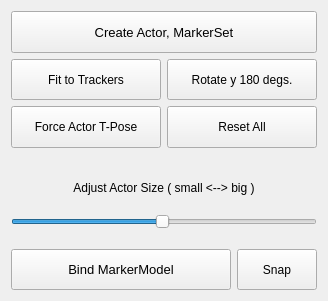
<?xml version="1.0" encoding="UTF-8"?>
<ui version="4.0">
 <class>toolWidget</class>
 <widget class="QWidget" name="toolWidget">
  <property name="geometry">
   <rect>
    <x>0</x>
    <y>0</y>
    <width>328</width>
    <height>301</height>
   </rect>
  </property>
  <property name="windowTitle">
   <string>Form</string>
  </property>
  <layout class="QVBoxLayout" name="verticalLayout_2">
   <item>
    <layout class="QVBoxLayout" name="verticalLayout">
     <item>
      <widget class="QPushButton" name="CreateButton">
       <property name="enabled">
        <bool>true</bool>
       </property>
       <property name="sizePolicy">
        <sizepolicy hsizetype="Minimum" vsizetype="Expanding">
         <horstretch>0</horstretch>
         <verstretch>0</verstretch>
        </sizepolicy>
       </property>
       <property name="minimumSize">
        <size>
         <width>0</width>
         <height>0</height>
        </size>
       </property>
       <property name="font">
        <font>
         <pointsize>10</pointsize>
        </font>
       </property>
       <property name="text">
        <string>Create Actor, MarkerSet</string>
       </property>
      </widget>
     </item>
     <item>
      <layout class="QHBoxLayout" name="horizontalLayout">
       <item>
        <widget class="QPushButton" name="fitActorButton">
         <property name="sizePolicy">
          <sizepolicy hsizetype="MinimumExpanding" vsizetype="Expanding">
           <horstretch>0</horstretch>
           <verstretch>0</verstretch>
          </sizepolicy>
         </property>
         <property name="minimumSize">
          <size>
           <width>0</width>
           <height>0</height>
          </size>
         </property>
         <property name="text">
          <string>Fit to Trackers</string>
         </property>
        </widget>
       </item>
       <item>
        <widget class="QPushButton" name="RotateButton">
         <property name="sizePolicy">
          <sizepolicy hsizetype="MinimumExpanding" vsizetype="Expanding">
           <horstretch>0</horstretch>
           <verstretch>0</verstretch>
          </sizepolicy>
         </property>
         <property name="minimumSize">
          <size>
           <width>0</width>
           <height>0</height>
          </size>
         </property>
         <property name="text">
          <string>Rotate y 180 degs.</string>
         </property>
        </widget>
       </item>
      </layout>
     </item>
     <item>
      <layout class="QHBoxLayout" name="horizontalLayout_2">
       <item>
        <widget class="QPushButton" name="DefaultTPoseButton">
         <property name="sizePolicy">
          <sizepolicy hsizetype="MinimumExpanding" vsizetype="Expanding">
           <horstretch>0</horstretch>
           <verstretch>0</verstretch>
          </sizepolicy>
         </property>
         <property name="minimumSize">
          <size>
           <width>0</width>
           <height>0</height>
          </size>
         </property>
         <property name="text">
          <string>Force Actor T-Pose</string>
         </property>
        </widget>
       </item>
       <item>
        <widget class="QPushButton" name="ResetAllButton">
         <property name="sizePolicy">
          <sizepolicy hsizetype="MinimumExpanding" vsizetype="Expanding">
           <horstretch>0</horstretch>
           <verstretch>0</verstretch>
          </sizepolicy>
         </property>
         <property name="minimumSize">
          <size>
           <width>0</width>
           <height>0</height>
          </size>
         </property>
         <property name="text">
          <string>Reset All</string>
         </property>
        </widget>
       </item>
      </layout>
     </item>
     <item>
      <widget class="QLabel" name="label">
       <property name="sizePolicy">
        <sizepolicy hsizetype="Expanding" vsizetype="MinimumExpanding">
         <horstretch>0</horstretch>
         <verstretch>0</verstretch>
        </sizepolicy>
       </property>
       <property name="font">
        <font>
         <pointsize>9</pointsize>
        </font>
       </property>
       <property name="text">
        <string>&lt;html&gt;&lt;head/&gt;&lt;body&gt;&lt;p&gt;Adjust Actor Size ( small &amp;lt;--&amp;gt; big )&lt;/p&gt;&lt;/body&gt;&lt;/html&gt;</string>
       </property>
       <property name="alignment">
        <set>Qt::AlignmentFlag::AlignBottom|Qt::AlignmentFlag::AlignHCenter</set>
       </property>
      </widget>
     </item>
     <item>
      <widget class="QSlider" name="horizontalSlider">
       <property name="sizePolicy">
        <sizepolicy hsizetype="Expanding" vsizetype="MinimumExpanding">
         <horstretch>0</horstretch>
         <verstretch>0</verstretch>
        </sizepolicy>
       </property>
       <property name="minimum">
        <number>1</number>
       </property>
       <property name="maximum">
        <number>100</number>
       </property>
       <property name="sliderPosition">
        <number>50</number>
       </property>
       <property name="tracking">
        <bool>false</bool>
       </property>
       <property name="orientation">
        <enum>Qt::Orientation::Horizontal</enum>
       </property>
      </widget>
     </item>
     <item>
      <layout class="QHBoxLayout" name="horizontalLayout_3">
       <item>
        <widget class="QPushButton" name="bindButton">
         <property name="sizePolicy">
          <sizepolicy hsizetype="MinimumExpanding" vsizetype="Expanding">
           <horstretch>0</horstretch>
           <verstretch>0</verstretch>
          </sizepolicy>
         </property>
         <property name="minimumSize">
          <size>
           <width>0</width>
           <height>0</height>
          </size>
         </property>
         <property name="font">
          <font>
           <pointsize>10</pointsize>
          </font>
         </property>
         <property name="text">
          <string>Bind MarkerModel</string>
         </property>
        </widget>
       </item>
       <item>
        <widget class="QPushButton" name="snapButton">
         <property name="sizePolicy">
          <sizepolicy hsizetype="Minimum" vsizetype="Expanding">
           <horstretch>0</horstretch>
           <verstretch>0</verstretch>
          </sizepolicy>
         </property>
         <property name="minimumSize">
          <size>
           <width>0</width>
           <height>0</height>
          </size>
         </property>
         <property name="text">
          <string>Snap</string>
         </property>
        </widget>
       </item>
      </layout>
     </item>
    </layout>
   </item>
  </layout>
 </widget>
 <resources/>
 <connections/>
</ui>
